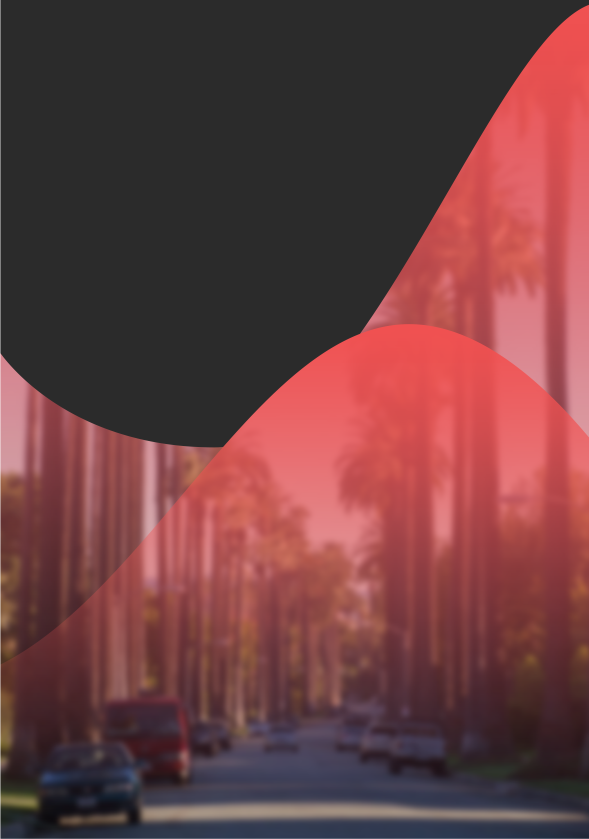
#> input picture resize-img/img.png, 1178 x 1677 px (shown at 1/2 size)
$ python resize-prog.py img.png
#> lines starting #> are read from the running program, lines starting #| are printed output that depends on the picture
import sys
from PIL import Image

#get image from image file path in initial command line argument
img = Image.open(sys.argv[1])
#> img is the input picture: PIL image 1178x1677 RGBA; mean R, G, B, A 107.1, 62.5, 64.4, 254.8

#get width and height of image
w = img.size[0]
#> w = 1178
h = img.size[1]
#> h = 1677

#always choose smaller dimension of the width / length as the side length for square
if (w < h):
    squaredImage = img.resize((w,w))
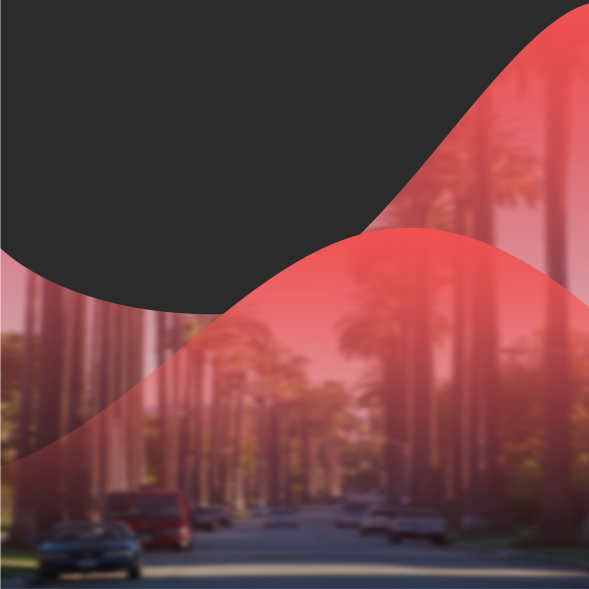
#> squaredImage: PIL image 1178x1178 RGBA (shown at 1/2 size); mean R, G, B, A 107.1, 62.5, 64.4, 254.8; transparent parts drawn white
else:
    squaredImage = img.resize((h,h))

#save resized square image
squaredImage.save("resized-img", "PNG", optimize=True)
